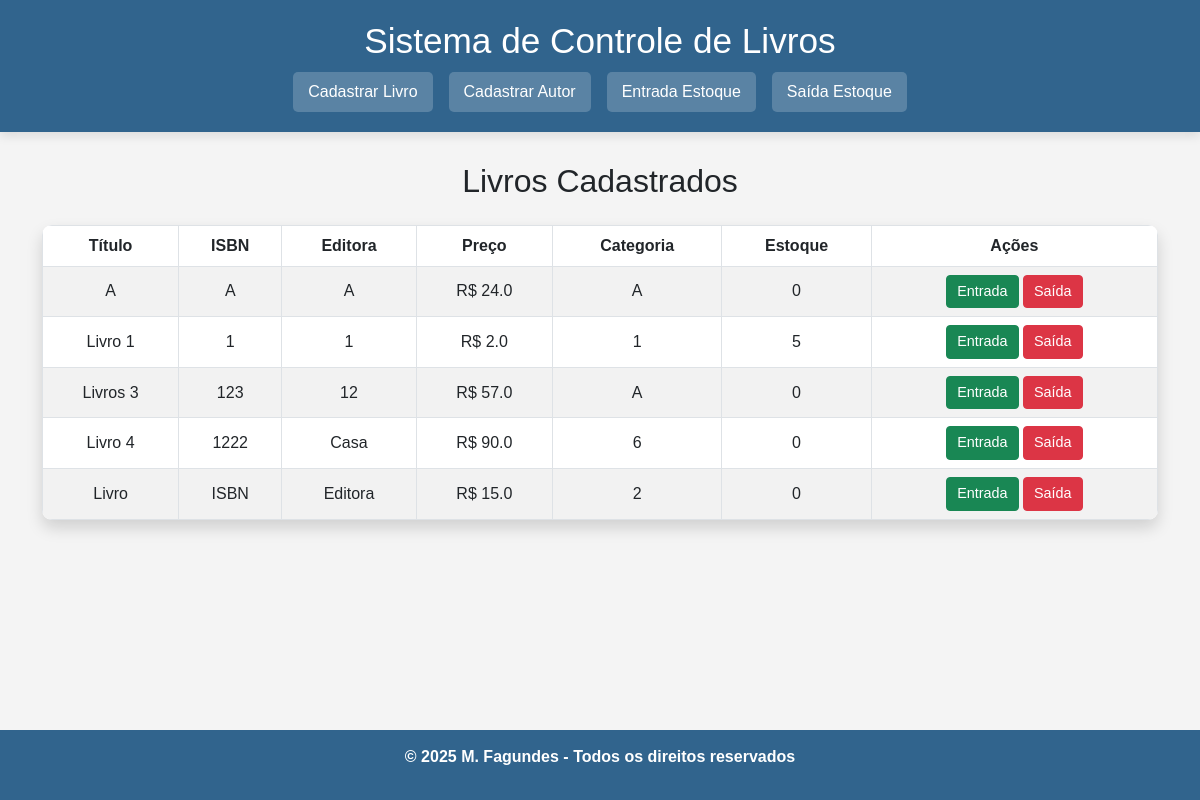
The page / on the database its author committed.
### tables this page shows
CREATE TABLE livros (
            id INTEGER PRIMARY KEY AUTOINCREMENT,
            titulo TEXT NOT NULL,
            isbn TEXT NOT NULL UNIQUE,
            edicao TEXT NOT NULL,
            editora TEXT NOT NULL,
            ano_publicacao INTEGER NOT NULL,
            preco_capa REAL NOT NULL,
            categoria TEXT NOT NULL
        );

### app.py (the view)
@app.route('/')
def index():
    conn = get_db()
    c = conn.cursor()
    c.execute("""
        SELECT l.id, l.titulo, l.isbn, l.editora, l.preco_capa, l.categoria,
               COALESCE(SUM(e.quantidade), 0) AS estoque
        FROM livros l
        LEFT JOIN estoque e ON l.id = e.livro_id
        GROUP BY l.id
    """)
    livros = c.fetchall()
    conn.close()
    return render_template('index.html', livros=livros)

### app.py (called while the page is built)
def get_db():
    conn = sqlite3.connect('estoque.db')
    conn.row_factory = sqlite3.Row
    return conn

### templates/index.html (shortened to what this page needs)
<!DOCTYPE html>
<html lang="pt-BR">
<head>
    <link href="https://cdn.jsdelivr.net/npm/bootstrap@5.3.0/dist/css/bootstrap.min.css" rel="stylesheet">
</head>
<body>
    <header>
        <h1>Sistema de Controle de Livros</h1>
        <nav class="d-flex justify-content-center gap-3">
            <a href="{{ url_for('add_livro') }}" class="nav-link">Cadastrar Livro</a>
            <a href="{{ url_for('add_autor') }}" class="nav-link">Cadastrar Autor</a>
            <a href="{{ url_for('entrada_estoque', livro_id=1) }}" class="nav-link">Entrada Estoque</a>
            <a href="{{ url_for('saida_estoque', livro_id=1) }}" class="nav-link">Saída Estoque</a>
        </nav>
    </header>
    <div class="container">
        <h2 class="text-center mb-4">Livros Cadastrados</h2>
        <table class="table table-striped table-bordered shadow">
            <thead>
                <tr>
                    <th>Título</th>
                    <th>ISBN</th>
                    <th>Editora</th>
                    <th>Preço</th>
                    <th>Categoria</th>
                    <th>Estoque</th>
                    <th>Ações</th>
                </tr>
            </thead>
            <tbody>
                {% for livro in livros %}
                    <tr>
                        <td>{{ livro['titulo'] }}</td>
                        <td>{{ livro['isbn'] }}</td>
                        <td>{{ livro['editora'] }}</td>
                        <td>R$ {{ livro['preco_capa'] }}</td>
                        <td>{{ livro['categoria'] }}</td>
                        <td>{{ livro['estoque'] }}</td>
                        <td>
                            <a href="{{ url_for('entrada_estoque', livro_id=livro['id']) }}" class="btn btn-success btn-sm">Entrada</a>
                            <a href="{{ url_for('saida_estoque', livro_id=livro['id']) }}" class="btn btn-danger btn-sm">Saída</a>
                        </td>
                    </tr>
                {% endfor %}
            </tbody>
        </table>
    </div>
    <footer>
        <p>&copy; 2025 M. Fagundes - Todos os direitos reservados</p>
    </footer>
</body>
</html>

### templates/index.html (style rules this page uses)
body { background-color: #f4f4f4; font-family: Arial, sans-serif; display: flex; flex-direction: column; min-height: 100vh; }
header { background-color: #31648d; color: white; padding: 20px 0; text-align: center; box-shadow: 0px 4px 10px rgba(0, 0, 0, 0.1); }
header h1 { font-size: 2.2rem; margin-bottom: 10px; }
nav { margin-top: 10px; }
nav .nav-link { font-size: 1rem; color: white; background-color: rgba(255, 255, 255, 0.2); padding: 8px 15px; border-radius: 5px; transition: background 0.3s; }
.container { flex: 1; margin-top: 30px; }
table { background-color: white; border-radius: 10px; overflow: hidden; }
table th { background-color: #6cb2eb; color: white; text-align: center; }
table td { text-align: center; vertical-align: middle; }
.btn-sm { padding: 5px 10px; font-size: 0.9rem; }
footer { position: fixed; bottom: 0; width: 100%; text-align: center; padding: 15px 0; background-color: #31648d; color: white; font-weight: bold; }

### rows shown on the page
livros: titulo "A", isbn "A", editora "A", preco_capa "24.0", categoria "A", estoque "0"
livros: titulo "Livro 1", isbn "1", editora "1", preco_capa "2.0", categoria "1", estoque "5"
livros: titulo "Livros 3", isbn "123", editora "12", preco_capa "57.0", categoria "A", estoque "0"
livros: titulo "Livro 4", isbn "1222", editora "Casa", preco_capa "90.0", categoria "6", estoque "0"
livros: titulo "Livro", isbn "ISBN", editora "Editora", preco_capa "15.0", categoria "2", estoque "0"
